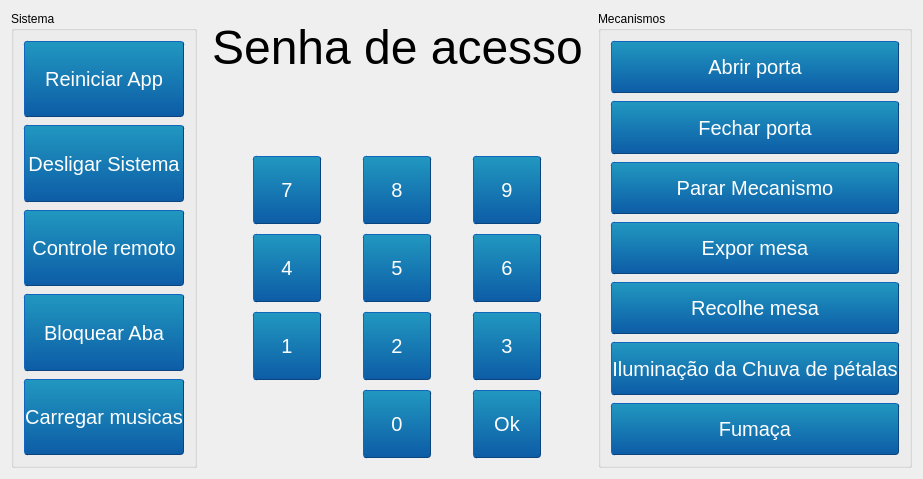
         <widget class="QWidget" name="tab_config">
          <property name="sizePolicy">
           <sizepolicy hsizetype="Expanding" vsizetype="Expanding">
            <horstretch>0</horstretch>
            <verstretch>0</verstretch>
           </sizepolicy>
          </property>
          <attribute name="title">
           <string>Controle</string>
          </attribute>
          <layout class="QGridLayout" name="gridLayout_10">
           <item row="0" column="0">
            <layout class="QHBoxLayout" name="horizontalLayout_2" stretch="0,0,0">
             <property name="spacing">
              <number>6</number>
             </property>
             <property name="bottomMargin">
              <number>0</number>
             </property>
             <item>
              <widget class="QGroupBox" name="groupBox_sistema">
               <property name="sizePolicy">
                <sizepolicy hsizetype="Expanding" vsizetype="Expanding">
                 <horstretch>0</horstretch>
                 <verstretch>0</verstretch>
                </sizepolicy>
               </property>
               <property name="maximumSize">
                <size>
                 <width>250</width>
                 <height>16777215</height>
                </size>
               </property>
               <property name="title">
                <string>Sistema</string>
               </property>
               <layout class="QGridLayout" name="gridLayout_16">
                <item row="0" column="0">
                 <layout class="QGridLayout" name="gridLayout_14">
                  <item row="0" column="0">
                   <widget class="QPushButton" name="mqtt_restartApp">
                    <property name="sizePolicy">
                     <sizepolicy hsizetype="Expanding" vsizetype="Expanding">
                      <horstretch>0</horstretch>
                      <verstretch>0</verstretch>
                     </sizepolicy>
                    </property>
                    <property name="styleSheet">
                     <string notr="true">    QPushButton
    {
    font: 15pt Arial;
    margin: 1px;
    border-color: #0c457e;
    border-style: outset;
    border-radius: 3px;
    border-width: 1px;
    color: white;
    background-color: qlineargradient(x1: 0, y1: 0, x2: 0, y2: 1, stop: 0 #2198c0, stop: 1 #0d5ca6);
    }

    QPushButton:pressed
    {
    background-color: qlineargradient(x1: 0, y1: 0, x2: 0, y2: 1, stop: 0 #0d5ca6, stop: 1 #2198c0);
    }</string>
                    </property>
                    <property name="text">
                     <string>Reiniciar App</string>
                    </property>
                   </widget>
                  </item>
                  <item row="2" column="0">
                   <widget class="QPushButton" name="mqtt_controle">
                    <property name="sizePolicy">
                     <sizepolicy hsizetype="Expanding" vsizetype="Expanding">
                      <horstretch>0</horstretch>
                      <verstretch>0</verstretch>
                     </sizepolicy>
                    </property>
                    <property name="styleSheet">
                     <string notr="true">    QPushButton
    {
    font: 15pt Arial;
    margin: 1px;
    border-color: #0c457e;
    border-style: outset;
    border-radius: 3px;
    border-width: 1px;
    color: white;
    background-color: qlineargradient(x1: 0, y1: 0, x2: 0, y2: 1, stop: 0 #2198c0, stop: 1 #0d5ca6);
    }

    QPushButton:pressed
    {
    background-color: qlineargradient(x1: 0, y1: 0, x2: 0, y2: 1, stop: 0 #0d5ca6, stop: 1 #2198c0);
    }</string>
                    </property>
                    <property name="text">
                     <string>Controle remoto</string>
                    </property>
                   </widget>
                  </item>
                  <item row="4" column="0">
                   <widget class="QPushButton" name="botao_bloqueio_aba">
                    <property name="sizePolicy">
                     <sizepolicy hsizetype="Expanding" vsizetype="Expanding">
                      <horstretch>0</horstretch>
                      <verstretch>0</verstretch>
                     </sizepolicy>
                    </property>
                    <property name="styleSheet">
                     <string notr="true">    QPushButton
    {
    font: 15pt Arial;
    margin: 1px;
    border-color: #0c457e;
    border-style: outset;
    border-radius: 3px;
    border-width: 1px;
    color: white;
    background-color: qlineargradient(x1: 0, y1: 0, x2: 0, y2: 1, stop: 0 #2198c0, stop: 1 #0d5ca6);
    }

    QPushButton:pressed
    {
    background-color: qlineargradient(x1: 0, y1: 0, x2: 0, y2: 1, stop: 0 #0d5ca6, stop: 1 #2198c0);
    }</string>
                    </property>
                    <property name="text">
                     <string>Bloquear Aba</string>
                    </property>
                   </widget>
                  </item>
                  <item row="6" column="0">
                   <widget class="QPushButton" name="carregar_musicas">
                    <property name="sizePolicy">
                     <sizepolicy hsizetype="Expanding" vsizetype="Expanding">
                      <horstretch>0</horstretch>
                      <verstretch>0</verstretch>
                     </sizepolicy>
                    </property>
                    <property name="styleSheet">
                     <string notr="true">    QPushButton
    {
    font: 15pt Arial;
    margin: 1px;
    border-color: #0c457e;
    border-style: outset;
    border-radius: 3px;
    border-width: 1px;
    color: white;
    background-color: qlineargradient(x1: 0, y1: 0, x2: 0, y2: 1, stop: 0 #2198c0, stop: 1 #0d5ca6);
    }

    QPushButton:pressed
    {
    background-color: qlineargradient(x1: 0, y1: 0, x2: 0, y2: 1, stop: 0 #0d5ca6, stop: 1 #2198c0);
    }</string>
                    </property>
                    <property name="text">
                     <string>Carregar musicas</string>
                    </property>
                   </widget>
                  </item>
                  <item row="1" column="0">
                   <widget class="QPushButton" name="mqtt_desligarApp">
                    <property name="sizePolicy">
                     <sizepolicy hsizetype="Expanding" vsizetype="Expanding">
                      <horstretch>0</horstretch>
                      <verstretch>0</verstretch>
                     </sizepolicy>
                    </property>
                    <property name="styleSheet">
                     <string notr="true">    QPushButton
    {
    font: 15pt Arial;
    margin: 1px;
    border-color: #0c457e;
    border-style: outset;
    border-radius: 3px;
    border-width: 1px;
    color: white;
    background-color: qlineargradient(x1: 0, y1: 0, x2: 0, y2: 1, stop: 0 #2198c0, stop: 1 #0d5ca6);
    }

    QPushButton:pressed
    {
    background-color: qlineargradient(x1: 0, y1: 0, x2: 0, y2: 1, stop: 0 #0d5ca6, stop: 1 #2198c0);
    }</string>
                    </property>
                    <property name="text">
                     <string>Desligar Sistema</string>
                    </property>
                   </widget>
                  </item>
                 </layout>
                </item>
               </layout>
              </widget>
             </item>
             <item>
              <layout class="QVBoxLayout" name="verticalLayout_2" stretch="0">
               <item>
                <widget class="QWidget" name="widget_senha" native="true">
                 <property name="sizePolicy">
                  <sizepolicy hsizetype="Expanding" vsizetype="Fixed">
                   <horstretch>0</horstretch>
                   <verstretch>0</verstretch>
                  </sizepolicy>
                 </property>
                 <layout class="QGridLayout" name="gridLayout_3">
                  <property name="verticalSpacing">
                   <number>80</number>
                  </property>
                  <item row="2" column="0">
                   <layout class="QGridLayout" name="gridLayout_8">
                    <property name="leftMargin">
                     <number>0</number>
                    </property>
                    <property name="rightMargin">
                     <number>0</number>
                    </property>
                    <property name="horizontalSpacing">
                     <number>0</number>
                    </property>
                    <property name="verticalSpacing">
                     <number>8</number>
                    </property>
                    <item row="1" column="2">
                     <widget class="QPushButton" name="botao_9">
                      <property name="sizePolicy">
                       <sizepolicy hsizetype="Maximum" vsizetype="Maximum">
                        <horstretch>0</horstretch>
                        <verstretch>0</verstretch>
                       </sizepolicy>
                      </property>
                      <property name="minimumSize">
                       <size>
                        <width>70</width>
                        <height>70</height>
                       </size>
                      </property>
                      <property name="styleSheet">
                       <string notr="true">    QPushButton
    {
    font: 15pt Arial;
    margin: 1px;
    border-color: #0c457e;
    border-style: outset;
    border-radius: 3px;
    border-width: 1px;
    color: white;
    background-color: qlineargradient(x1: 0, y1: 0, x2: 0, y2: 1, stop: 0 #2198c0, stop: 1 #0d5ca6);
    }

    QPushButton:pressed
    {
    background-color: qlineargradient(x1: 0, y1: 0, x2: 0, y2: 1, stop: 0 #0d5ca6, stop: 1 #2198c0);
    }</string>
                      </property>
                      <property name="text">
                       <string>9</string>
                      </property>
                      <property name="checkable">
                       <bool>true</bool>
                      </property>
                     </widget>
                    </item>
                    <item row="2" column="2">
                     <widget class="QPushButton" name="botao_6">
                      <property name="sizePolicy">
                       <sizepolicy hsizetype="Maximum" vsizetype="Fixed">
                        <horstretch>0</horstretch>
                        <verstretch>0</verstretch>
                       </sizepolicy>
                      </property>
                      <property name="minimumSize">
                       <size>
                        <width>70</width>
                        <height>70</height>
                       </size>
                      </property>
                      <property name="styleSheet">
                       <string notr="true">    QPushButton
    {
    font: 15pt Arial;
    margin: 1px;
    border-color: #0c457e;
    border-style: outset;
    border-radius: 3px;
    border-width: 1px;
    color: white;
    background-color: qlineargradient(x1: 0, y1: 0, x2: 0, y2: 1, stop: 0 #2198c0, stop: 1 #0d5ca6);
    }

    QPushButton:pressed
    {
    background-color: qlineargradient(x1: 0, y1: 0, x2: 0, y2: 1, stop: 0 #0d5ca6, stop: 1 #2198c0);
    }</string>
                      </property>
                      <property name="text">
                       <string>6</string>
                      </property>
                     </widget>
                    </item>
                    <item row="2" column="1">
                     <widget class="QPushButton" name="botao_5">
                      <property name="minimumSize">
                       <size>
                        <width>70</width>
                        <height>70</height>
                       </size>
                      </property>
                      <property name="styleSheet">
                       <string notr="true">    QPushButton
    {
    font: 15pt Arial;
    margin: 1px;
    border-color: #0c457e;
    border-style: outset;
    border-radius: 3px;
    border-width: 1px;
    color: white;
    background-color: qlineargradient(x1: 0, y1: 0, x2: 0, y2: 1, stop: 0 #2198c0, stop: 1 #0d5ca6);
    }

    QPushButton:pressed
    {
    background-color: qlineargradient(x1: 0, y1: 0, x2: 0, y2: 1, stop: 0 #0d5ca6, stop: 1 #2198c0);
    }</string>
                      </property>
                      <property name="text">
                       <string>5</string>
                      </property>
                     </widget>
                    </item>
                    <item row="1" column="1">
                     <widget class="QPushButton" name="botao_8">
                      <property name="sizePolicy">
                       <sizepolicy hsizetype="Maximum" vsizetype="Maximum">
                        <horstretch>0</horstretch>
                        <verstretch>0</verstretch>
                       </sizepolicy>
                      </property>
                      <property name="minimumSize">
                       <size>
                        <width>70</width>
                        <height>70</height>
                       </size>
                      </property>
                      <property name="styleSheet">
                       <string notr="true">    QPushButton
    {
    font: 15pt Arial;
    margin: 1px;
    border-color: #0c457e;
    border-style: outset;
    border-radius: 3px;
    border-width: 1px;
    color: white;
    background-color: qlineargradient(x1: 0, y1: 0, x2: 0, y2: 1, stop: 0 #2198c0, stop: 1 #0d5ca6);
    }

    QPushButton:pressed
    {
    background-color: qlineargradient(x1: 0, y1: 0, x2: 0, y2: 1, stop: 0 #0d5ca6, stop: 1 #2198c0);
    }</string>
                      </property>
                      <property name="text">
                       <string>8</string>
                      </property>
                      <property name="checkable">
                       <bool>true</bool>
                      </property>
                     </widget>
                    </item>
                    <item row="2" column="0">
                     <widget class="QPushButton" name="botao_4">
                      <property name="minimumSize">
                       <size>
                        <width>70</width>
                        <height>70</height>
                       </size>
                      </property>
                      <property name="styleSheet">
                       <string notr="true">    QPushButton
    {
    font: 15pt Arial;
    margin: 1px;
    border-color: #0c457e;
    border-style: outset;
    border-radius: 3px;
    border-width: 1px;
    color: white;
    background-color: qlineargradient(x1: 0, y1: 0, x2: 0, y2: 1, stop: 0 #2198c0, stop: 1 #0d5ca6);
    }

    QPushButton:pressed
    {
    background-color: qlineargradient(x1: 0, y1: 0, x2: 0, y2: 1, stop: 0 #0d5ca6, stop: 1 #2198c0);
    }</string>
                      </property>
                      <property name="text">
                       <string>4</string>
                      </property>
                     </widget>
                    </item>
                    <item row="4" column="1">
                     <widget class="QPushButton" name="botao_0">
                      <property name="minimumSize">
                       <size>
                        <width>70</width>
                        <height>70</height>
                       </size>
                      </property>
                      <property name="styleSheet">
                       <string notr="true">    QPushButton
    {
    font: 15pt Arial;
    margin: 1px;
    border-color: #0c457e;
    border-style: outset;
    border-radius: 3px;
    border-width: 1px;
    color: white;
    background-color: qlineargradient(x1: 0, y1: 0, x2: 0, y2: 1, stop: 0 #2198c0, stop: 1 #0d5ca6);
    }

    QPushButton:pressed
    {
    background-color: qlineargradient(x1: 0, y1: 0, x2: 0, y2: 1, stop: 0 #0d5ca6, stop: 1 #2198c0);
    }</string>
                      </property>
                      <property name="text">
                       <string>0</string>
                      </property>
                     </widget>
                    </item>
                    <item row="3" column="1">
                     <widget class="QPushButton" name="botao_2">
                      <property name="minimumSize">
                       <size>
                        <width>70</width>
                        <height>70</height>
                       </size>
                      </property>
                      <property name="styleSheet">
                       <string notr="true">    QPushButton
    {
    font: 15pt Arial;
    margin: 1px;
    border-color: #0c457e;
    border-style: outset;
    border-radius: 3px;
    border-width: 1px;
    color: white;
    background-color: qlineargradient(x1: 0, y1: 0, x2: 0, y2: 1, stop: 0 #2198c0, stop: 1 #0d5ca6);
    }

    QPushButton:pressed
    {
    background-color: qlineargradient(x1: 0, y1: 0, x2: 0, y2: 1, stop: 0 #0d5ca6, stop: 1 #2198c0);
    }</string>
                      </property>
                      <property name="text">
                       <string>2</string>
                      </property>
                     </widget>
                    </item>
                    <item row="3" column="0">
                     <widget class="QPushButton" name="botao_1">
                      <property name="minimumSize">
                       <size>
                        <width>70</width>
                        <height>70</height>
                       </size>
                      </property>
                      <property name="styleSheet">
                       <string notr="true">    QPushButton
    {
    font: 15pt Arial;
    margin: 1px;
    border-color: #0c457e;
    border-style: outset;
    border-radius: 3px;
    border-width: 1px;
    color: white;
    background-color: qlineargradient(x1: 0, y1: 0, x2: 0, y2: 1, stop: 0 #2198c0, stop: 1 #0d5ca6);
    }

    QPushButton:pressed
    {
    background-color: qlineargradient(x1: 0, y1: 0, x2: 0, y2: 1, stop: 0 #0d5ca6, stop: 1 #2198c0);
    }</string>
                      </property>
                      <property name="text">
                       <string>1</string>
                      </property>
                     </widget>
                    </item>
                    <item row="3" column="2">
                     <widget class="QPushButton" name="botao_3">
                      <property name="sizePolicy">
                       <sizepolicy hsizetype="Maximum" vsizetype="Fixed">
                        <horstretch>0</horstretch>
                        <verstretch>0</verstretch>
                       </sizepolicy>
                      </property>
                      <property name="minimumSize">
                       <size>
                        <width>70</width>
                        <height>70</height>
                       </size>
                      </property>
                      <property name="styleSheet">
                       <string notr="true">    QPushButton
    {
    font: 15pt Arial;
    margin: 1px;
    border-color: #0c457e;
    border-style: outset;
    border-radius: 3px;
    border-width: 1px;
    color: white;
    background-color: qlineargradient(x1: 0, y1: 0, x2: 0, y2: 1, stop: 0 #2198c0, stop: 1 #0d5ca6);
    }

    QPushButton:pressed
    {
    background-color: qlineargradient(x1: 0, y1: 0, x2: 0, y2: 1, stop: 0 #0d5ca6, stop: 1 #2198c0);
    }</string>
                      </property>
                      <property name="text">
                       <string>3</string>
                      </property>
                     </widget>
                    </item>
                    <item row="4" column="2">
                     <widget class="QPushButton" name="botao_10">
                      <property name="sizePolicy">
                       <sizepolicy hsizetype="Maximum" vsizetype="Fixed">
                        <horstretch>0</horstretch>
                        <verstretch>0</verstretch>
                       </sizepolicy>
                      </property>
                      <property name="minimumSize">
                       <size>
                        <width>70</width>
                        <height>70</height>
                       </size>
                      </property>
                      <property name="styleSheet">
                       <string notr="true">    QPushButton
    {
    font: 15pt Arial;
    margin: 1px;
    border-color: #0c457e;
    border-style: outset;
    border-radius: 3px;
    border-width: 1px;
    color: white;
    background-color: qlineargradient(x1: 0, y1: 0, x2: 0, y2: 1, stop: 0 #2198c0, stop: 1 #0d5ca6);
    }

    QPushButton:pressed
    {
    background-color: qlineargradient(x1: 0, y1: 0, x2: 0, y2: 1, stop: 0 #0d5ca6, stop: 1 #2198c0);
    }</string>
                      </property>
                      <property name="text">
                       <string>Ok</string>
                      </property>
                     </widget>
                    </item>
                    <item row="1" column="0">
                     <widget class="QPushButton" name="botao_7">
                      <property name="sizePolicy">
                       <sizepolicy hsizetype="Fixed" vsizetype="Fixed">
                        <horstretch>0</horstretch>
                        <verstretch>0</verstretch>
                       </sizepolicy>
                      </property>
                      <property name="minimumSize">
                       <size>
                        <width>70</width>
                        <height>70</height>
                       </size>
                      </property>
                      <property name="baseSize">
                       <size>
                        <width>100</width>
                        <height>100</height>
                       </size>
                      </property>
                      <property name="mouseTracking">
                       <bool>true</bool>
                      </property>
                      <property name="tabletTracking">
                       <bool>true</bool>
                      </property>
                      <property name="layoutDirection">
                       <enum>Qt::RightToLeft</enum>
                      </property>
                      <property name="styleSheet">
                       <string notr="true">    QPushButton
    {
    font: 15pt Arial;
    margin: 1px;
    border-color: #0c457e;
    border-style: outset;
    border-radius: 3px;
    border-width: 1px;
    color: white;
    background-color: qlineargradient(x1: 0, y1: 0, x2: 0, y2: 1, stop: 0 #2198c0, stop: 1 #0d5ca6);
    }

    QPushButton:pressed
    {
    background-color: qlineargradient(x1: 0, y1: 0, x2: 0, y2: 1, stop: 0 #0d5ca6, stop: 1 #2198c0);
    }</string>
                      </property>
                      <property name="text">
                       <string>7</string>
                      </property>
                      <property name="checkable">
                       <bool>true</bool>
                      </property>
                      <property name="checked">
                       <bool>true</bool>
                      </property>
                     </widget>
                    </item>
                   </layout>
                  </item>
                  <item row="0" column="0">
                   <widget class="QLabel" name="label_senha_acesso">
                    <property name="sizePolicy">
                     <sizepolicy hsizetype="Fixed" vsizetype="Fixed">
                      <horstretch>0</horstretch>
                      <verstretch>0</verstretch>
                     </sizepolicy>
                    </property>
                    <property name="text">
                     <string>&lt;html&gt;&lt;head/&gt;&lt;body&gt;&lt;p&gt;&lt;span style=&quot; font-size:36pt;&quot;&gt;Senha de acesso&lt;/span&gt;&lt;/p&gt;&lt;/body&gt;&lt;/html&gt;</string>
                    </property>
                    <property name="alignment">
                     <set>Qt::AlignCenter</set>
                    </property>
                   </widget>
                  </item>
                 </layout>
                </widget>
               </item>
              </layout>
             </item>
             <item>
              <widget class="QGroupBox" name="groupBox_mecanismo">
               <property name="sizePolicy">
                <sizepolicy hsizetype="Expanding" vsizetype="Expanding">
                 <horstretch>0</horstretch>
                 <verstretch>0</verstretch>
                </sizepolicy>
               </property>
               <property name="title">
                <string>Mecanismos</string>
               </property>
               <layout class="QGridLayout" name="gridLayout_15">
                <item row="0" column="0">
                 <layout class="QGridLayout" name="gridLayout_17">
                  <item row="0" column="0">
                   <widget class="QPushButton" name="mecanismo_mqtt_abreporta">
                    <property name="sizePolicy">
                     <sizepolicy hsizetype="Expanding" vsizetype="Expanding">
                      <horstretch>0</horstretch>
                      <verstretch>0</verstretch>
                     </sizepolicy>
                    </property>
                    <property name="styleSheet">
                     <string notr="true">    QPushButton
    {
    font: 15pt Arial;
    margin: 1px;
    border-color: #0c457e;
    border-style: outset;
    border-radius: 3px;
    border-width: 1px;
    color: white;
    background-color: qlineargradient(x1: 0, y1: 0, x2: 0, y2: 1, stop: 0 #2198c0, stop: 1 #0d5ca6);
    }

    QPushButton:pressed
    {
    background-color: qlineargradient(x1: 0, y1: 0, x2: 0, y2: 1, stop: 0 #0d5ca6, stop: 1 #2198c0);
    }</string>
                    </property>
                    <property name="text">
                     <string>Abrir porta</string>
                    </property>
                   </widget>
                  </item>
                  <item row="6" column="0">
                   <widget class="QPushButton" name="mecanismo_mqtt_ilum_petalas">
                    <property name="sizePolicy">
                     <sizepolicy hsizetype="Expanding" vsizetype="Expanding">
                      <horstretch>0</horstretch>
                      <verstretch>0</verstretch>
                     </sizepolicy>
                    </property>
                    <property name="styleSheet">
                     <string notr="true">    QPushButton
    {
    font: 15pt Arial;
    margin: 1px;
    border-color: #0c457e;
    border-style: outset;
    border-radius: 3px;
    border-width: 1px;
    color: white;
    background-color: qlineargradient(x1: 0, y1: 0, x2: 0, y2: 1, stop: 0 #2198c0, stop: 1 #0d5ca6);
    }

    QPushButton:pressed
    {
    background-color: qlineargradient(x1: 0, y1: 0, x2: 0, y2: 1, stop: 0 #0d5ca6, stop: 1 #2198c0);
    }</string>
                    </property>
                    <property name="text">
                     <string>Iluminação da Chuva de pétalas</string>
                    </property>
                   </widget>
                  </item>
                  <item row="5" column="0">
                   <widget class="QPushButton" name="mecanismo_mqtt_guardamesa">
                    <property name="sizePolicy">
                     <sizepolicy hsizetype="Expanding" vsizetype="Expanding">
                      <horstretch>0</horstretch>
                      <verstretch>0</verstretch>
                     </sizepolicy>
                    </property>
                    <property name="styleSheet">
                     <string notr="true">    QPushButton
    {
    font: 15pt Arial;
    margin: 1px;
    border-color: #0c457e;
    border-style: outset;
    border-radius: 3px;
    border-width: 1px;
    color: white;
    background-color: qlineargradient(x1: 0, y1: 0, x2: 0, y2: 1, stop: 0 #2198c0, stop: 1 #0d5ca6);
    }

    QPushButton:pressed
    {
    background-color: qlineargradient(x1: 0, y1: 0, x2: 0, y2: 1, stop: 0 #0d5ca6, stop: 1 #2198c0);
    }</string>
                    </property>
                    <property name="text">
                     <string>Recolhe mesa</string>
                    </property>
                   </widget>
                  </item>
                  <item row="4" column="0">
                   <widget class="QPushButton" name="mecanismo_mqtt_expoemesa">
                    <property name="sizePolicy">
                     <sizepolicy hsizetype="Expanding" vsizetype="Expanding">
                      <horstretch>0</horstretch>
                      <verstretch>0</verstretch>
                     </sizepolicy>
                    </property>
                    <property name="styleSheet">
                     <string notr="true">    QPushButton
    {
    font: 15pt Arial;
    margin: 1px;
    border-color: #0c457e;
    border-style: outset;
    border-radius: 3px;
    border-width: 1px;
    color: white;
    background-color: qlineargradient(x1: 0, y1: 0, x2: 0, y2: 1, stop: 0 #2198c0, stop: 1 #0d5ca6);
    }

    QPushButton:pressed
    {
    background-color: qlineargradient(x1: 0, y1: 0, x2: 0, y2: 1, stop: 0 #0d5ca6, stop: 1 #2198c0);
    }</string>
                    </property>
                    <property name="text">
                     <string>Expor mesa</string>
                    </property>
                   </widget>
                  </item>
                  <item row="3" column="0">
                   <widget class="QPushButton" name="mecanismo_mqtt_paraporta">
                    <property name="sizePolicy">
                     <sizepolicy hsizetype="Expanding" vsizetype="Expanding">
                      <horstretch>0</horstretch>
                      <verstretch>0</verstretch>
                     </sizepolicy>
                    </property>
                    <property name="styleSheet">
                     <string notr="true">    QPushButton
    {
    font: 15pt Arial;
    margin: 1px;
    border-color: #0c457e;
    border-style: outset;
    border-radius: 3px;
    border-width: 1px;
    color: white;
    background-color: qlineargradient(x1: 0, y1: 0, x2: 0, y2: 1, stop: 0 #2198c0, stop: 1 #0d5ca6);
    }

    QPushButton:pressed
    {
    background-color: qlineargradient(x1: 0, y1: 0, x2: 0, y2: 1, stop: 0 #0d5ca6, stop: 1 #2198c0);
    }</string>
                    </property>
                    <property name="text">
                     <string>Parar Mecanismo</string>
                    </property>
                   </widget>
                  </item>
                  <item row="7" column="0">
                   <widget class="QPushButton" name="mecanismo_mqtt_fumaca">
                    <property name="sizePolicy">
                     <sizepolicy hsizetype="Expanding" vsizetype="Expanding">
                      <horstretch>0</horstretch>
                      <verstretch>0</verstretch>
                     </sizepolicy>
                    </property>
                    <property name="styleSheet">
                     <string notr="true">    QPushButton
    {
    font: 15pt Arial;
    margin: 1px;
    border-color: #0c457e;
    border-style: outset;
    border-radius: 3px;
    border-width: 1px;
    color: white;
    background-color: qlineargradient(x1: 0, y1: 0, x2: 0, y2: 1, stop: 0 #2198c0, stop: 1 #0d5ca6);
    }

    QPushButton:pressed
    {
    background-color: qlineargradient(x1: 0, y1: 0, x2: 0, y2: 1, stop: 0 #0d5ca6, stop: 1 #2198c0);
    }</string>
                    </property>
                    <property name="text">
                     <string>Fumaça</string>
                    </property>
                   </widget>
                  </item>
                  <item row="1" column="0">
                   <widget class="QPushButton" name="mecanismo_mqtt_fechaporta">
                    <property name="sizePolicy">
                     <sizepolicy hsizetype="Expanding" vsizetype="Expanding">
                      <horstretch>0</horstretch>
                      <verstretch>0</verstretch>
                     </sizepolicy>
                    </property>
                    <property name="styleSheet">
                     <string notr="true">    QPushButton
    {
    font: 15pt Arial;
    margin: 1px;
    border-color: #0c457e;
    border-style: outset;
    border-radius: 3px;
    border-width: 1px;
    color: white;
    background-color: qlineargradient(x1: 0, y1: 0, x2: 0, y2: 1, stop: 0 #2198c0, stop: 1 #0d5ca6);
    }

    QPushButton:pressed
    {
    background-color: qlineargradient(x1: 0, y1: 0, x2: 0, y2: 1, stop: 0 #0d5ca6, stop: 1 #2198c0);
    }</string>
                    </property>
                    <property name="text">
                     <string>Fechar porta</string>
                    </property>
                   </widget>
                  </item>
                 </layout>
                </item>
               </layout>
              </widget>
             </item>
            </layout>
           </item>
          </layout>
         </widget>
